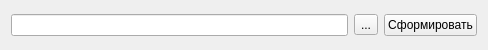
<?xml version="1.0" encoding="UTF-8"?>
<ui version="4.0">
 <class>PrintDialog</class>
 <widget class="QWidget" name="PrintDialog">
  <property name="geometry">
   <rect>
    <x>0</x>
    <y>0</y>
    <width>488</width>
    <height>50</height>
   </rect>
  </property>
  <property name="windowTitle">
   <string>Form</string>
  </property>
  <layout class="QHBoxLayout" name="horizontalLayout">
   <item>
    <widget class="QLineEdit" name="lineEdit"/>
   </item>
   <item>
    <widget class="QToolButton" name="toolButton">
     <property name="text">
      <string>...</string>
     </property>
    </widget>
   </item>
   <item>
    <widget class="QPushButton" name="make">
     <property name="text">
      <string>Сформировать</string>
     </property>
    </widget>
   </item>
  </layout>
 </widget>
 <resources/>
 <connections/>
</ui>
